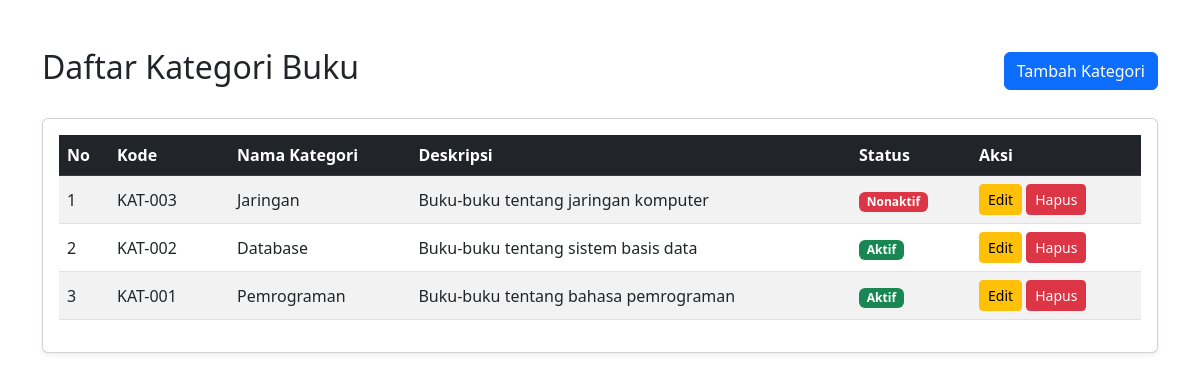
The page / on the database its author committed.
### tables this page shows
CREATE TABLE `kategori` (
  `id_kategori` int(11) NOT NULL,
  `kode_kategori` varchar(10) NOT NULL,
  `nama_kategori` varchar(50) NOT NULL,
  `deskripsi` text DEFAULT NULL,
  `status` enum('Aktif','Nonaktif') DEFAULT 'Aktif',
  `created_at` timestamp NOT NULL DEFAULT current_timestamp()
);

### index.php (the view, shortened to what this page needs)
<!DOCTYPE html>
<html lang="id">
<head>
    <link href="https://cdn.jsdelivr.net/npm/bootstrap@5.3.0/dist/css/bootstrap.min.css" rel="stylesheet">
</head>
<body>
    <?php
    require_once 'config/database.php';
    $query = "SELECT id_kategori, kode_kategori, nama_kategori, deskripsi, status
              FROM kategori
              ORDER BY id_kategori DESC";
    $stmt = $conn->prepare($query);
    $stmt->execute();
    $result = $stmt->get_result();
    ?>
    <div class="container mt-5">
        <div class="d-flex justify-content-between align-items-center mb-4">
            <h2>Daftar Kategori Buku</h2>
            <a href="create.php" class="btn btn-primary">Tambah Kategori</a>
        </div>
        <div class="card shadow-sm">
            <div class="card-body">
                <table class="table table-striped table-hover align-middle">
                    <thead class="table-dark">
                        <tr>
                            <th width="50">No</th>
                            <th width="120">Kode</th>
                            <th>Nama Kategori</th>
                            <th>Deskripsi</th>
                            <th width="120">Status</th>
                            <th width="170">Aksi</th>
                        </tr>
                    </thead>
                    <tbody>
                        <?php
                        if ($result->num_rows > 0) {
                            $no = 1;
                            while ($row = $result->fetch_assoc()) {
                                if ($row['status'] === 'Aktif') {
                                    $statusBadge = '<span class="badge bg-success">Aktif</span>';
                                } else {
                                    $statusBadge = '<span class="badge bg-danger">Nonaktif</span>';
                                }
                        ?>
                        <tr>
                            <td><?= $no++; ?></td>
                            <td><?= htmlspecialchars($row['kode_kategori']); ?></td>
                            <td><?= htmlspecialchars($row['nama_kategori']); ?></td>
                            <td><?= htmlspecialchars($row['deskripsi']); ?></td>
                            <td><?= $statusBadge; ?></td>
                            <td>
                                <a href="edit.php?id=<?= $row['id_kategori']; ?>"
                                   class="btn btn-warning btn-sm">Edit</a>
                                <button onclick="confirmDelete(<?= $row['id_kategori']; ?>)"
                                        class="btn btn-danger btn-sm">Hapus</button>
                            </td>
                        </tr>
                        <?php
                            }
                        } else {
                        ?>
                        <tr>
                            <td colspan="6" class="text-center text-muted">Tidak ada data kategori</td>
                        </tr>
                        <?php } ?>
                    </tbody>
                </table>
            </div>
        </div>
    </div>
</body>
</html>

### rows shown on the page
kategori: kode_kategori "KAT-003", nama_kategori "Jaringan", deskripsi "Buku-buku tentang jaringan komputer", status "Nonaktif"
kategori: kode_kategori "KAT-002", nama_kategori "Database", deskripsi "Buku-buku tentang sistem basis data", status "Aktif"
kategori: kode_kategori "KAT-001", nama_kategori "Pemrograman", deskripsi "Buku-buku tentang bahasa pemrograman", status "Aktif"
